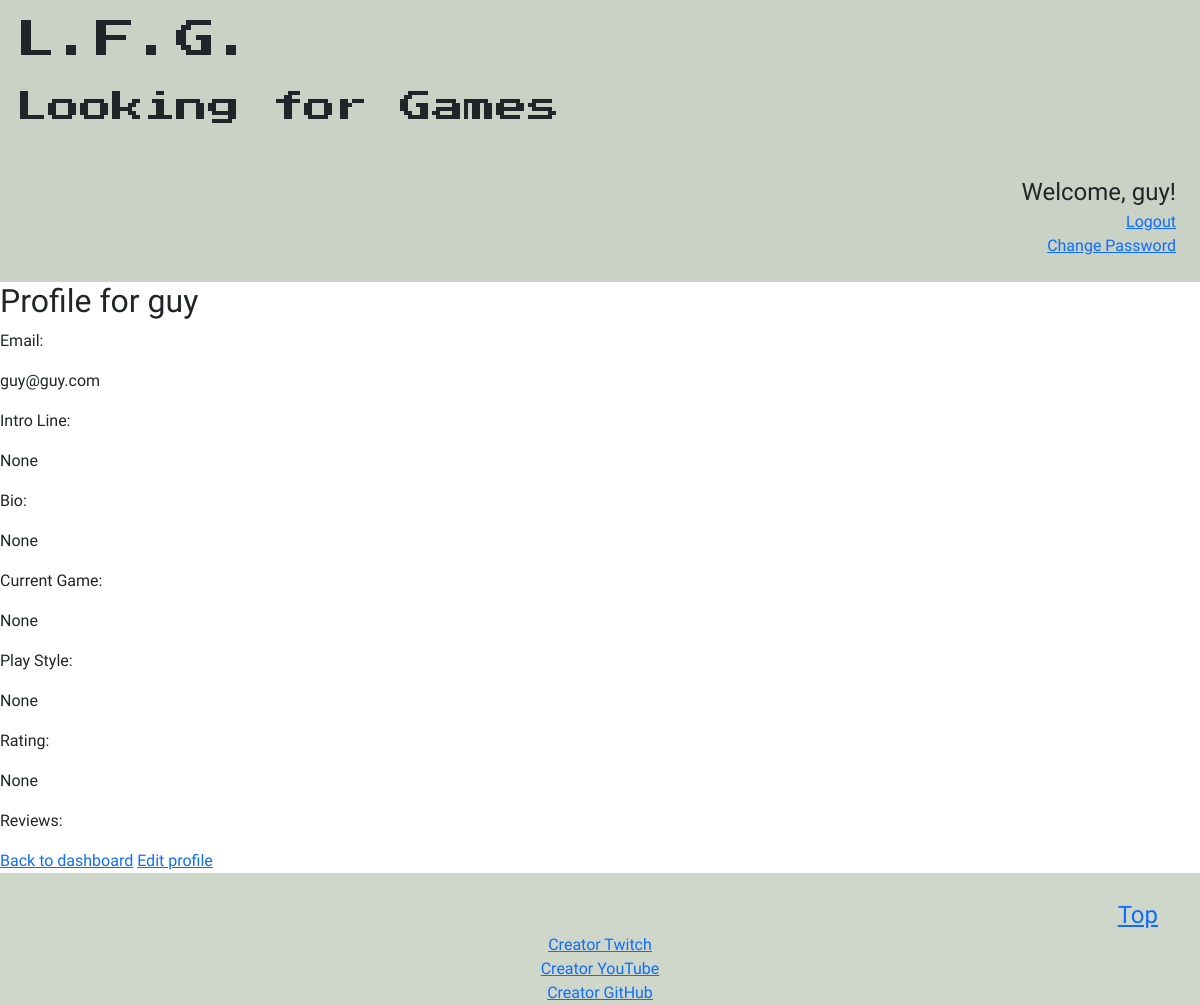
The page /accounts/guy (signed in) on the database as committed earlier.
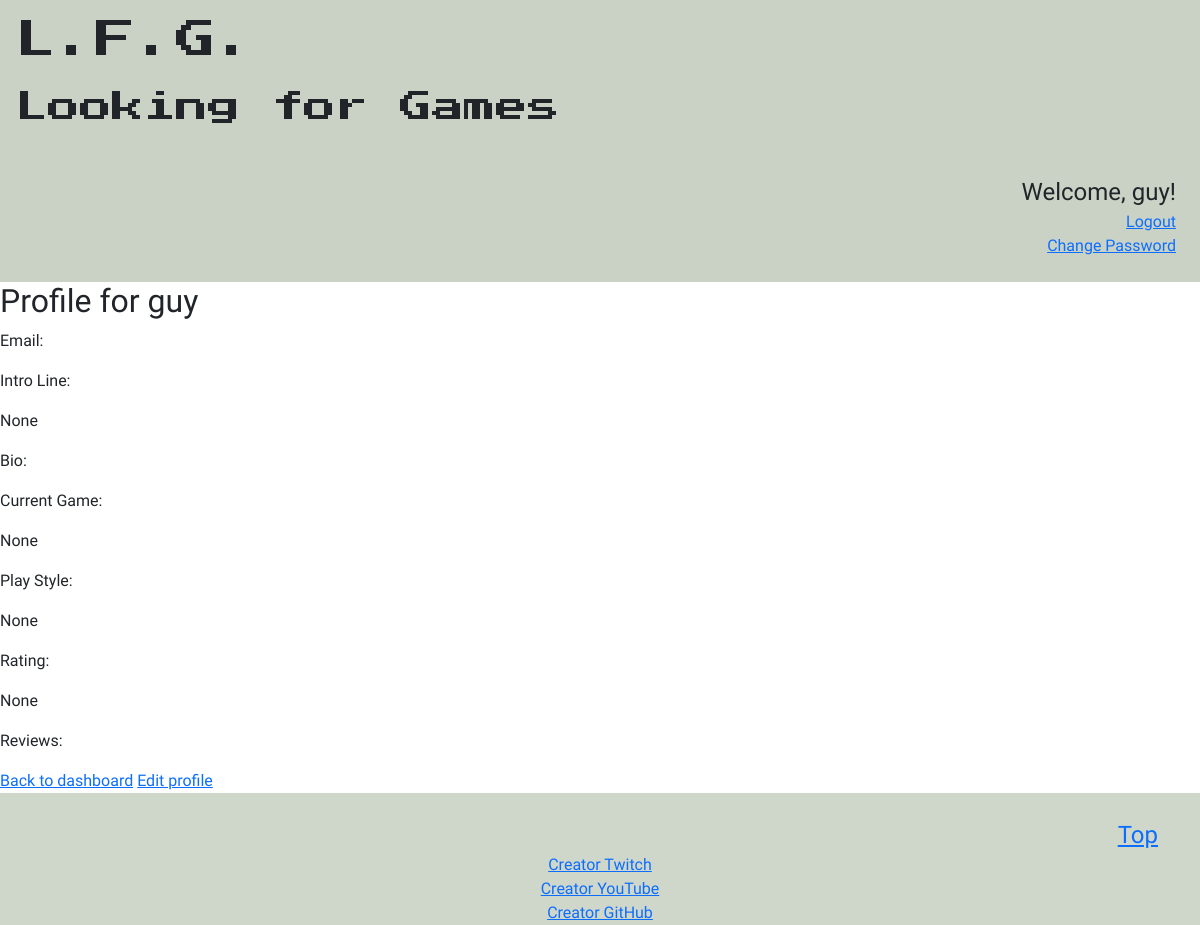
The same page on the database as committed later.
### main/models.py (models this page shows, shortened)
class CustomUser(AbstractUser):
    first_name = None
    last_name = None
    HARDCORE = 'Hardcore'
    CASUAL = 'Casual'
    CHOICES = [
        (HARDCORE, 'Hardcore'),
        (CASUAL, 'Casual'),
    ]
    intro = models.CharField(max_length=140, verbose_name='Intro Line', blank=True, null=True)
    bio = models.TextField(blank=True, null=True)
    current_game = models.CharField(max_length=100, blank=True, null=True)
    play_style = models.CharField(max_length=50, choices=CHOICES,blank=True, null=True)
    rating = models.DecimalField(max_digits=3, decimal_places=1, blank=True, null=True)
    date_joined = models.DateField(auto_now_add=True, blank=True, null=True)

### main/views.py (the view)
@login_required
def profile(request, username):
    user = get_object_or_404(CustomUser, username=username)
    context = {
        'user': user,
    }
    return render(request, 'main/profile.html', context)

### main/templates/main/profile.html (shortened to what this page needs)
{% extends 'base.html' %} {% block title %}Profile{% endblock title %}
{% block content %}
<div>
  <h2>Profile for {{user.username}}</h2>
</div>
<div>
  <div>
    <div>
      <p>Email:</p>
      <p>{{ user.email }}</p>
    </div>
    <div>
      <p>Intro Line:</p>
      <p>{{ user.intro }}</p>
    </div>
    <div>
      <p>Bio:</p>
      <p>{{ user.bio }}</p>
    </div>
    <div>
      <p>Current Game:</p>
      <p>{{ user.current_game }}</p>
    </div>
    <div>
      <p>Play Style:</p>
      <p>{{ user.play_style }}</p>
    </div>
    <div>
      <p>Rating:</p>
      <p>{{ user.rating }}</p>
    </div>
  </div>
  <div>
    <p>Reviews:</p>
  </div>
</div>
<a href="{% url 'dashboard' %}">Back to dashboard</a>
<a href="{% url 'edit_profile' user.username %}">Edit profile</a>
{% endblock content %}

### main/templates/base.html (shortened to what this page needs)
<!DOCTYPE html>
<html lang="en">
  <head>
    <link
      href="https://cdn.jsdelivr.net/npm/bootstrap@5.1.3/dist/css/bootstrap.min.css"
      rel="stylesheet"
    />
  </head>
  <body>
    <div class="" style="font-family: 'Press Start 2P', cursive; background-color: rgba(202, 210, 197);">
      <h1 class="fs-1 pt-3 ps-3">L.F.G.</h1>
      <h2 class="fs-2 p-3">Looking for Games</h2>
      <div class="d-flex flex-column p-4 align-items-end justify-content-end" style="font-family: 'Acme', sans-serif">
        <div class="fs-4"> Welcome, {{ user.username|default:'Noob' }}! </div>
        {% if user.is_authenticated %}
        <a href="{% url 'logout' %}">Logout</a>
        <a href="{% url 'change_password' %}">Change Password</a>
        {% else %}
        <a href="{% url 'login' %}">Login</a>
        <a href="{% url 'register' %}">Register</a>
        {% endif %}
      </div>
    </div>
    {% block content %} {% endblock %}
    <footer class="fg-style pt-4">
      <div class="container text-end">
        <a href="#" class="fs-4">Top</a>
      </div>
      <div class="container text-center">
        <div class="row">
          <a href="https://www.twitch.tv/slaynnplays">Creator Twitch</a>
        </div>
        <div class="row">
          <a href="https://www.youtube.com/channel/UCgmotILNLZgEPMP0S35D56w"
            >Creator YouTube</a
          >
        </div>
        <div class="row">
          <a href="https://github.com/SC-Mack">Creator GitHub</a>
        </div>
      </div>
    </footer>
  </body>
</html>

### main/templates/base.html (style rules this page uses)
body { font-family: "Acme", sans-serif; background-image: url(https://images.designtrends.com/wp-content/uploads/2015/12/03060244/Retro-Backgrounds32.jpeg); background-size: cover; background-repeat: no-repeat; background-attachment: fixed; background-position: center; }
.fg-style { background-color: rgba(202, 210, 197, 0.90); }

Rows that differ between the two databases and show on the page:
changed CustomUser "guy": email "guy@guy.com" → (not shown); bio "None" → (not shown)
